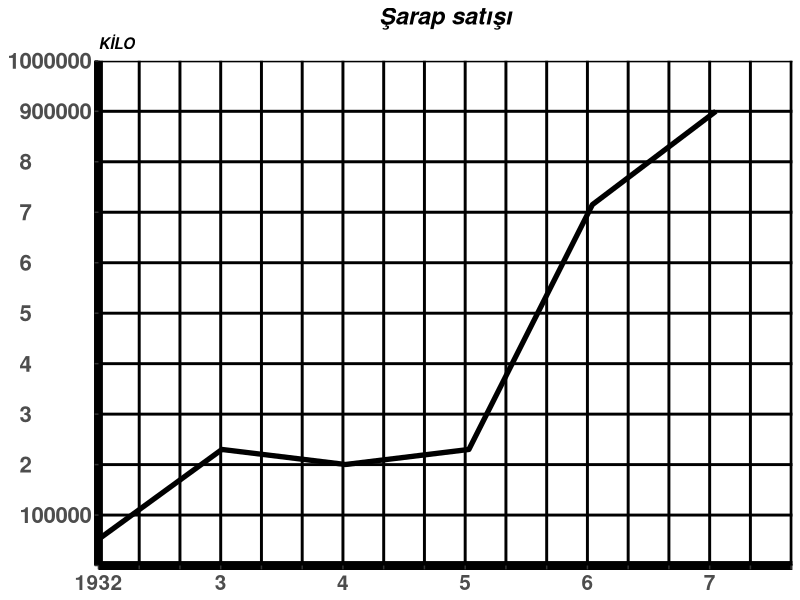

Generate this figure with R:
library(ggplot2)
tarih <- c(1932,1933,1934,1935,1936,1937)
miktar <- c(52000,230000,200200,230000,715000,900000)
sarapsatisi <- data.frame(tarih,miktar)
ggplot(sarapsatisi, aes(tarih,miktar)) + geom_line(size=1.8) +
  labs(title = "Şarap satışı",
       subtitle = "KİLO") +
  theme_classic() +
  theme(panel.grid.major = element_line(colour = "black", size = 1)) +
  theme(plot.title = element_text(hjust = 0.5, size = 17, face = "bold.italic")) +
  theme(plot.subtitle = element_text(face = "bold.italic")) +
  theme(axis.title = element_blank()) +
  theme(axis.text.x = element_text(size=15, face="bold", vjust = 0.5)) +
  theme(axis.text.y = element_text(size=16, face="bold")) +
  theme(axis.line = element_line(size=3)) +
  scale_x_continuous(
    limits = c(1932,1937.62),
    breaks = seq(1932,1938,by = 0.33),
    labels = c("1932","","","3","","","4","","","5","","","6","","","7","","",""),
    expand = c(0,0)
  ) +
  scale_y_continuous(
    limits = c(0,1000000),
    breaks = c(0,100000,200000,300000,400000,500000,600000,700000,800000,900000,1000000),
    labels = c("","100000","2          ","3          ","4          ","5          ","6          ",
               "7          ","8          ","900000","1000000"),
    expand = c(0,0)
  )
